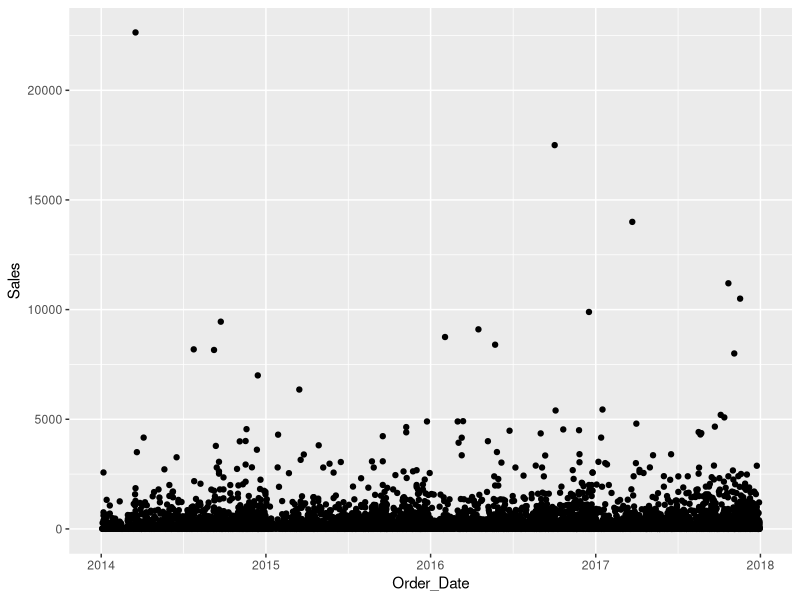
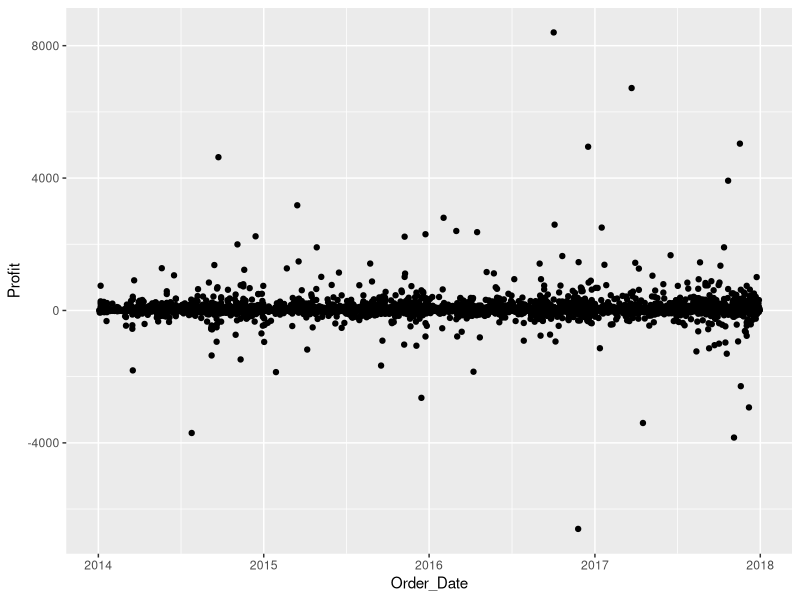

R code for these plots, in order:
## ---- chunk 1
library(tidyverse)
library("readxl")
## ---- chunk 2
#get the names of the columns
nms <- names(read_excel("US_Superstore_data.xls"))

#if the column name has "Date" in it, read the column as date data type, otherwise guess the type
ct <- ifelse(grepl("^Date", nms), "date", "guess")
data <- read_excel("US_Superstore_data.xls", col_types = ct)
## ---- chunk 3
summary(data)
## ---- chunk 4
dim(data)
## ---- chunk 5
data
## ---- chunk 6
str(data)
## ---- chunk 7
glimpse(data)
## ---- chunk 8
data %>% distinct()
## ---- chunk 9
data_unique <- unique(data)
## ---- chunk 10
dim(data_unique)
## ---- chunk 11
##to look for missing values which are coded as NA in each column:
n=c()
for (i in 1:ncol(data)) {
  n[i]=sum(is.na(data[,i]), fixed = TRUE)
}
missing_values=paste0(colnames(data),rep("-",15),n,rep(" missing values",))
#cat("The number of missing values for each variable are:")
missing_values
## ---- chunk 12
#check missing values of each column
m=c()
for (i in 1:ncol(data))  {
  m[i]=sum(grepl("?",data[,i],fixed = TRUE))
}
missval=paste0(colnames(data),rep("-",15),m,rep(" missing values",))
#cat("The number of missing values for each variable are:")
missval
## ---- chunk 13
data[!complete.cases(data),]
## ---- chunk 14
mean(is.na(data))
## ---- chunk 15

names(data) <- gsub(" ", "_", names(data))

#check column names have been changed:
colnames(data)
## ---- chunk 16
data$diff_in_days<- difftime(data$Ship_Date, data$Order_Date, units = c("days"))
## ---- chunk 17
ggplot(data = data) +
  geom_point(mapping = aes(x = Order_Date, y = Sales), xlab="Order Date", ylab="Sales")

## ---- chunk 18
ggplot(data = data) +
  geom_point(mapping = aes(x = Order_Date, y = Profit), xlab="Order Date", ylab="Profit")
